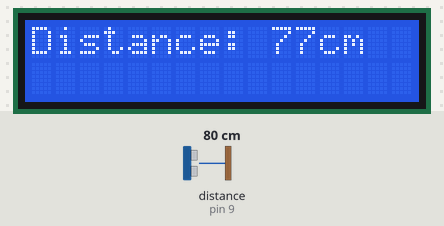
This sketch was run on a simulated Arduino Uno, built with avr-gcc and run on an emulated ATmega328P. On the bench: 16×2 character LCD. Wiring (inferred from the names in the program): ultrasonic range finder: trigger pin 10; echo pin 9. The test bench sets the inputs (shaded band); at power-on: distance to the obstacle (sensor on pin 9) 80 cm. The echo pulse lasts 58.3 µs per cm; what the sketch prints to the serial monitor is not drawn.

Above: at 1.2 s.
1.3 s: distance to the obstacle (sensor on pin 9) set to 2 cm
At 2.7 s:
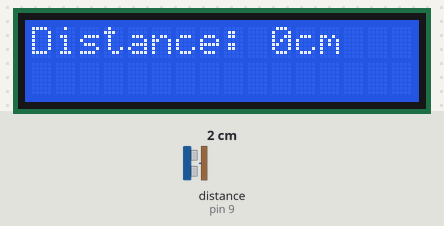
3.1 s: distance to the obstacle (sensor on pin 9) set to 4 cm
At 4.3 s:
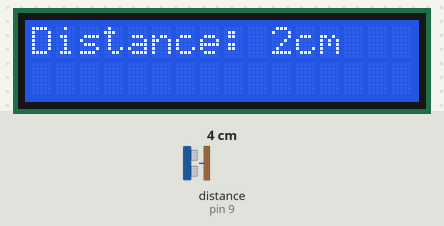
4.6 s: distance to the obstacle (sensor on pin 9) set to 9 cm
At 5.0 s:
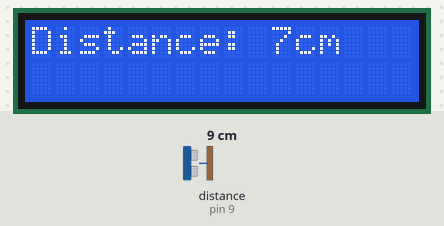
Timing chart, 0 to 7.6 s (numbered marks = the images above; inputs shaded):
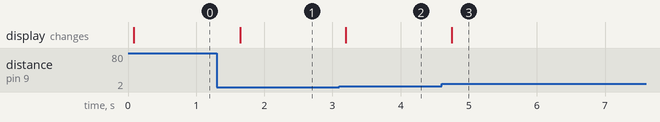

The sketch:

digital_meter_code.ino
```cpp
#include <Wire.h>
#include <LiquidCrystal_I2C.h>
const int trigPin = 10;
const int echoPin = 9;
long zaman;
int mesafe;

LiquidCrystal_I2C lcd(0x27, 16, 2);
void setup() {
  Serial.begin(9600);
lcd.init();                      // Initialize the LCD
  lcd.backlight();                 // Turn on the backlight
  pinMode(trigPin, OUTPUT);
  pinMode(echoPin, INPUT);

}

void loop() {
  digitalWrite(trigPin, LOW);
  delayMicroseconds(2);

  digitalWrite(trigPin, HIGH);
  delayMicroseconds(10);
  digitalWrite(trigPin, LOW);

  zaman = pulseIn(echoPin, HIGH);

  mesafe = zaman * 0.034 / 2;
  mesafe = mesafe - 1;
  Serial.println(mesafe);
  Serial.println(" cm");
 lcd.setCursor(0, 0);
     lcd.clear();
  lcd.print("Distance: ");
  lcd.print(mesafe);
  lcd.print("cm");
    delay(500);

}
```

Measured:
- after the input at 1.3 s, the display: changes after 0.35 s (image 1)
- after the input at 3.1 s, the display: changes after 0.10 s (image 2)
- after the input at 4.6 s, the display: changes after 0.15 s (image 3)
